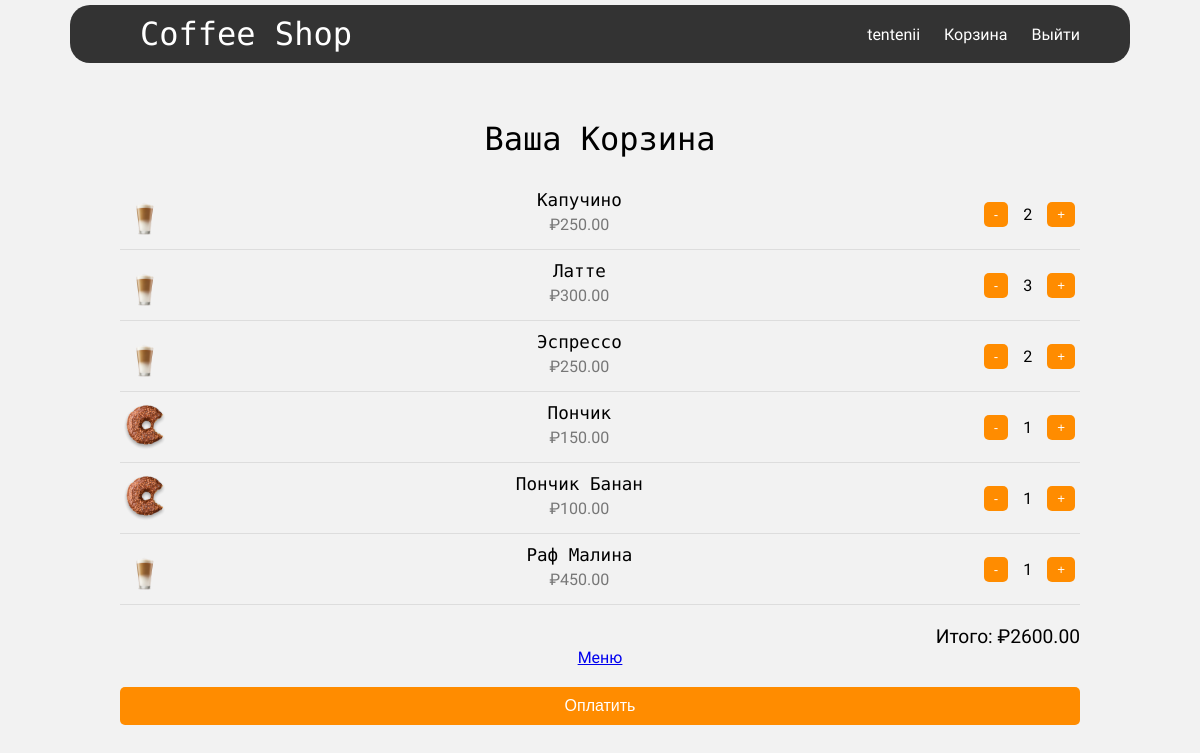
The page /cart/ (signed in) on the database as committed earlier.
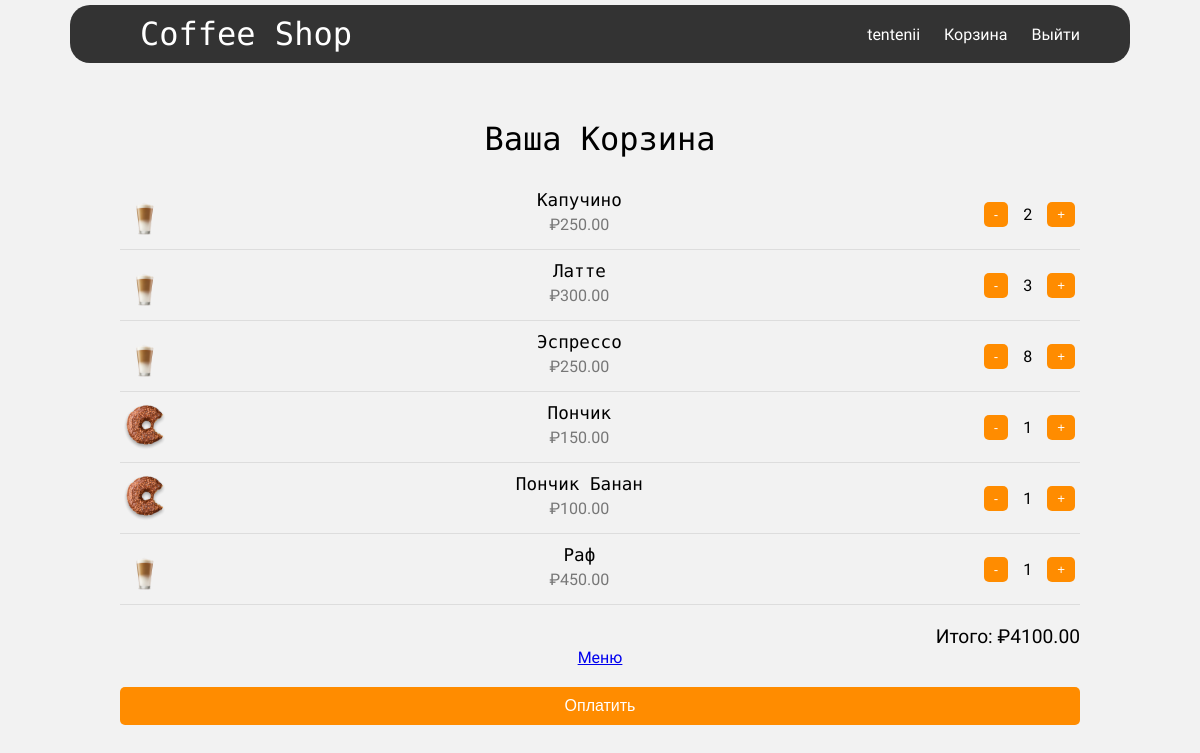
The same page on the database as committed later.
### shop/models.py (models this page shows, shortened)
class CartItem(models.Model):
    cart = models.ForeignKey(Cart, on_delete=models.CASCADE)
    product = models.ForeignKey(Product, on_delete=models.CASCADE)
    quantity = models.PositiveIntegerField(default=1)

class Product(models.Model):
    CATEGORY_CHOICES = (
        ('coffee', 'Coffee'),
        ('pastry', 'Pastry'),
    )
    name = models.CharField(max_length=100)
    description = models.TextField(blank=True)
    price = models.DecimalField(max_digits=5, decimal_places=2)
    category = models.CharField(max_length=10, choices=CATEGORY_CHOICES)
    image = models.ImageField(upload_to='static/images', default='static/images/coffe_1.png')

### shop/views.py (the view)
# urls.py: path('cart/', views.view_cart, name='view_cart'),
@login_required
def view_cart(request):
    cart = get_object_or_404(Cart, user=request.user)
    cart_items = cart.cartitem_set.all()
    cart_total = sum(item.product.price * item.quantity for item in cart_items)
    return render(request, 'shop/view_cart.html', {'cart': cart, 'cart_total': cart_total})

### shop/templates/shop/view_cart.html (shortened to what this page needs)
{% extends 'shop/base.html' %}
{% load static %}
{% block content %}
<h1 class="top-block">Ваша Корзина</h1>
<div class="cart-container">
    {% for item in cart.cartitem_set.all %}
    <div class="cart-item">
        <img src="{{ item.product.image.url }}" alt="{{ item.product.name }}">
        <div class="item-info">
            <h3>{{ item.product.name }}</h3>
            <p>₽{{ item.product.price }}</p>
        </div>
        <div class="item-quantity">
            <button class="btn-decrease">-</button>
            <span>{{ item.quantity }}</span>
            <button class="btn-increase">+</button>
        </div>
    </div>
    {% endfor %}
</div>
<div class="cart-summary">
    Итого: ₽{{ cart_total }}
</div>
<a href="{% url 'product_list' %}">Меню</a>
<button id="pay-button" class="btn-pay">Оплатить</button>
{% endblock %}

Rows that differ between the two databases and show on the page:
changed CartItem "Эспрессо": quantity "2" → "8"
changed through a linked row, CartItem: product.name "Раф Малина" → "Раф"
Other text that changed with them:
{{ cart_total }}: "2600.00" → "4100.00"
